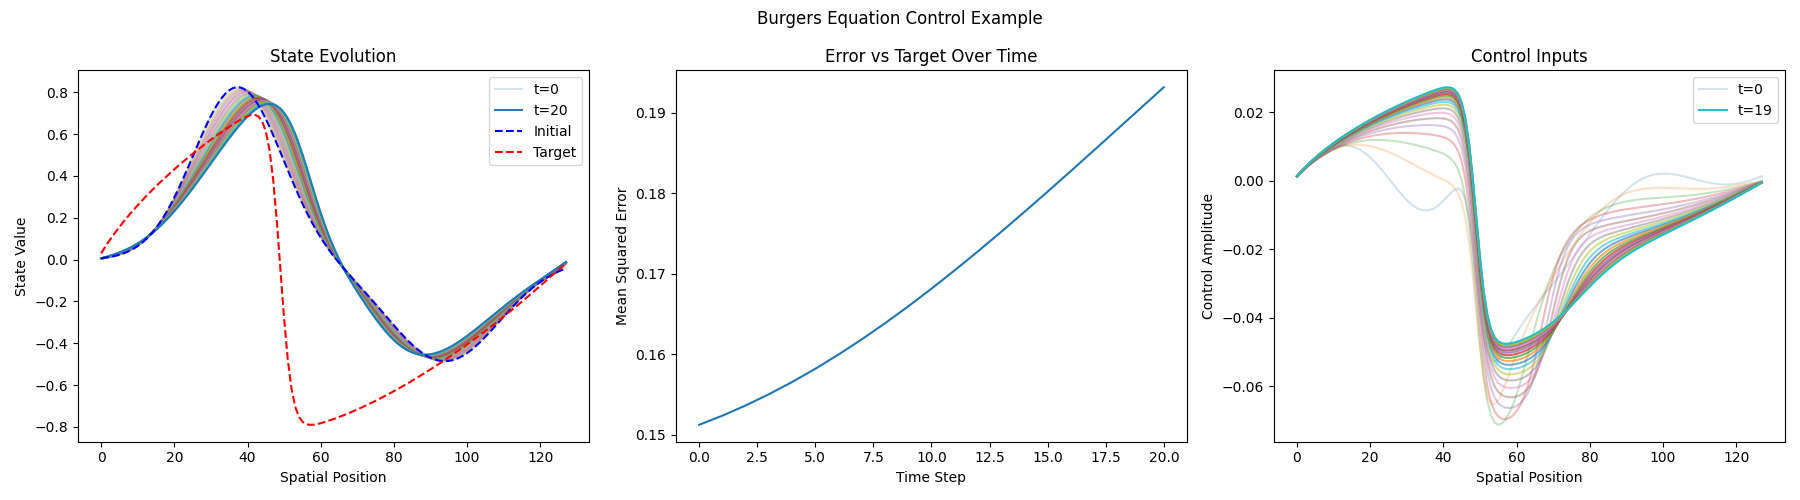

Here is the Python script that generated this plot:
import sys
import os

# Add parent directory to path to allow imports
sys.path.append(os.path.dirname(os.path.dirname(os.path.abspath(__file__))))

import torch
import numpy as np
import matplotlib.pyplot as plt
from dataset import BurgersTest, test_file_path
from burgers import burgers_solver

class SimpleController:
    """A basic controller for the Burgers equation"""
    def __init__(self, target_state, amplitude=0.1):
        self.target_state = target_state
        self.amplitude = amplitude
    
    def compute_control(self, current_state, spatial_size):
        """Computes a simple feedback control action"""
        # Compute error between current state and target
        error = self.target_state - current_state
        
        # Apply a simple proportional control (scaled by amplitude)
        control = self.amplitude * error
        
        return control

def visualize_trajectory(initial_state, trajectory, target_state, forcing_terms, title="Burgers Equation Trajectory"):
    """Visualize the evolution of the system"""
    fig, axes = plt.subplots(1, 3, figsize=(18, 5))
    
    # Plot the evolution of the state
    axes[0].set_title("State Evolution")
    for i in range(trajectory.shape[1]):
        alpha = 0.2 + 0.8 * (i / trajectory.shape[1])
        axes[0].plot(trajectory[0, i].cpu().numpy(), alpha=alpha, 
                  label=f"t={i}" if i == 0 or i == trajectory.shape[1]-1 else None)
    
    axes[0].plot(initial_state[0].cpu().numpy(), 'b--', label="Initial")
    axes[0].plot(target_state[0].cpu().numpy(), 'r--', label="Target")
    axes[0].legend()
    axes[0].set_xlabel("Spatial Position")
    axes[0].set_ylabel("State Value")
    
    # Plot the error over time
    axes[1].set_title("Error vs Target Over Time")
    errors = []
    for i in range(trajectory.shape[1]):
        mse = ((trajectory[0, i] - target_state[0])**2).mean().item()
        errors.append(mse)
    axes[1].plot(errors)
    axes[1].set_xlabel("Time Step")
    axes[1].set_ylabel("Mean Squared Error")
    
    # Plot the control inputs
    axes[2].set_title("Control Inputs")
    for i in range(forcing_terms.shape[1]):
        alpha = 0.2 + 0.8 * (i / forcing_terms.shape[1])
        axes[2].plot(forcing_terms[0, i].cpu().numpy(), alpha=alpha, 
                  label=f"t={i}" if i == 0 or i == forcing_terms.shape[1]-1 else None)
    axes[2].legend()
    axes[2].set_xlabel("Spatial Position")
    axes[2].set_ylabel("Control Amplitude")
    
    plt.suptitle(title)
    plt.tight_layout()
    plt.savefig("examples/burgers_control_example.png")
    plt.close()

if __name__ == "__main__":
    print("="*50)
    print("BURGERS EQUATION CONTROL EXAMPLE")
    print("="*50)
    
    # Load test dataset
    test_dataset = BurgersTest(test_file_path)
    sample = test_dataset[0]
    
    # Extract initial and target states
    initial_state = torch.tensor(sample['observations'][0]).float().unsqueeze(0)
    target_state = torch.tensor(sample['target']).float().unsqueeze(0)
    
    # Print tensor shapes
    print(f"Initial state shape: {initial_state.shape}")
    print(f"Target state shape: {target_state.shape}")
    
    # Create a controller
    controller = SimpleController(target_state, amplitude=0.05)
    
    # Setup simulation parameters
    num_time_points = 20
    spatial_size = initial_state.shape[-1]
    batch_size = initial_state.shape[0]
    
    # Precompute control actions (forcing terms)
    forcing_terms = torch.zeros(batch_size, num_time_points, spatial_size)
    
    # Compute initial control action
    current_state = initial_state.clone()
    for t in range(num_time_points):
        forcing_terms[:, t] = controller.compute_control(current_state, spatial_size)
        
        # Create a temporary forcing tensor for closed-loop simulation
        temp_forcing = torch.zeros(batch_size, 1, spatial_size)
        temp_forcing[:, 0] = forcing_terms[:, t]
        
        # Simulate one step to get the next state for control computation
        if t < num_time_points - 1:  # No need to simulate on the last iteration
            temp_trajectory = burgers_solver(current_state, temp_forcing, num_time_points=1)
            current_state = temp_trajectory[:, -1]
    
    # Run full simulation with all precomputed control actions
    print("\nRunning controlled Burgers equation simulation...")
    trajectory = burgers_solver(initial_state, forcing_terms, num_time_points=num_time_points)
    
    # Calculate final error
    final_state = trajectory[:, -1]
    final_mse = ((final_state - target_state)**2).mean().item()
    print(f"Final MSE: {final_mse}")
    
    # Visualize results
    print("\nVisualizing results...")
    visualize_trajectory(initial_state, trajectory, target_state, forcing_terms, 
                        title="Burgers Equation Control Example")
    print("Visualization saved to 'examples/burgers_control_example.png'")
    
    print("="*50)
    print("CONTROL EXAMPLE COMPLETE")
    print("="*50) 